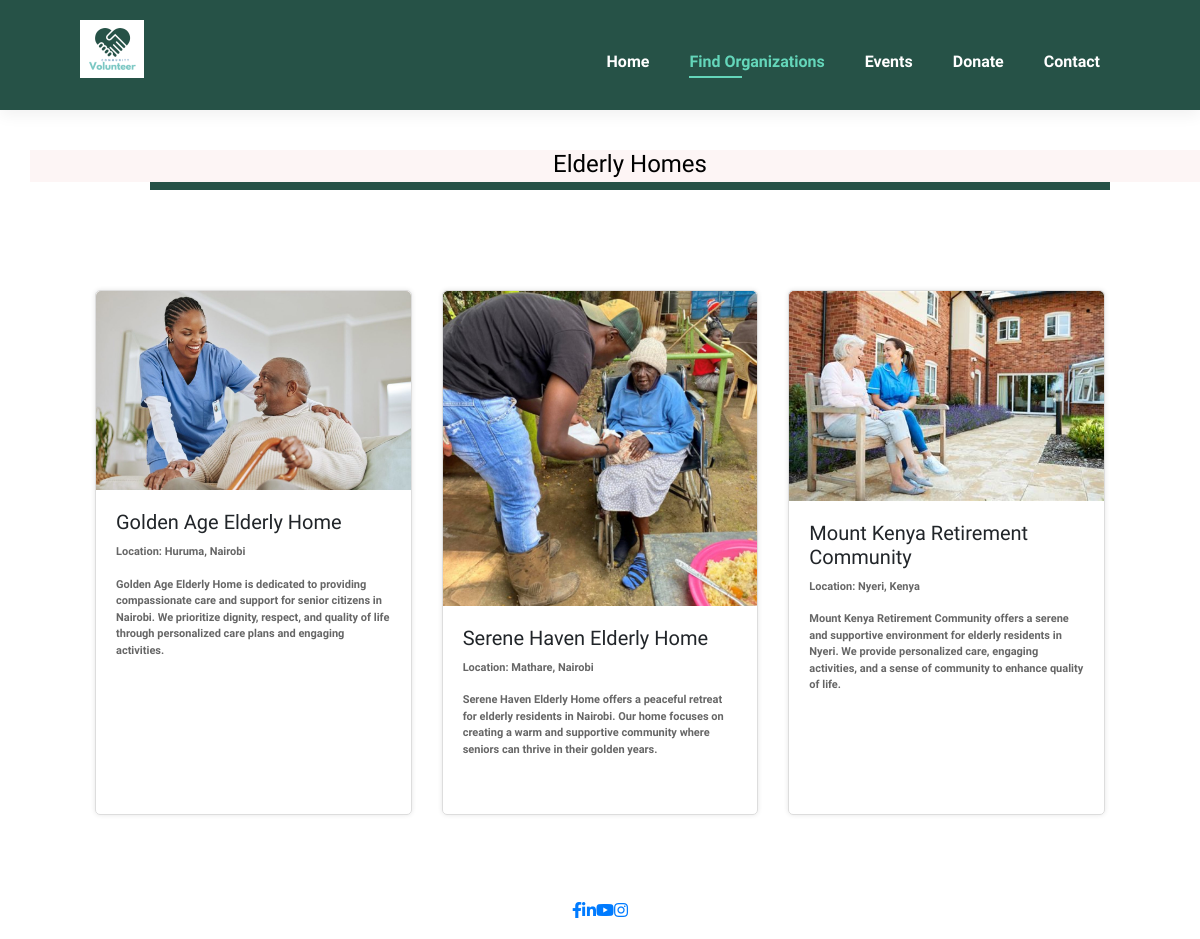
The page /organization-type/Elderly Homes/ on the database its author committed.
### app/models.py (models this page shows, shortened)
class Organization(models.Model):
    ORGANIZATION_TYPES = [
        ('Elderly Homes', 'Elderly Homes'),
        ('Hospitals & Clinics', 'Hospitals & Clinics'),
        ('Children Homes', 'Children Homes'),
    ]
    name = models.CharField(max_length=100)
    description = models.TextField()
    location = models.CharField(max_length=100)
    image = models.ImageField(upload_to='organization_images/')
    type = models.CharField(max_length=25, choices=ORGANIZATION_TYPES)

### app/views.py (the view)
# urls.py: path('organization-type/<str:organization_type>/', views.organization_type, name='organization_type'),
def organization_type(request, organization_type):
    organizations = Organization.objects.filter(type=organization_type)
    context = {'organizations': organizations, 'organization_type': organization_type}
    return render(request, 'organizationtype.html', context)

### app/templates/organizationtype.html (shortened to what this page needs)
{% load static %}
<!DOCTYPE html>
<html lang="en">
<head>
    <link rel="stylesheet" href="https://cdnjs.cloudflare.com/ajax/libs/font-awesome/5.15.4/css/all.min.css" />
    <link rel="stylesheet" href="{% static 'css/home.css' %}">
    <link rel="stylesheet" href="https://stackpath.bootstrapcdn.com/bootstrap/4.5.2/css/bootstrap.min.css">
</head>
<body>
    <section id="header">
        <a href="{% url 'home' %}"><img src="{% static 'img/logo-h.png' %}" class="logo" alt=""></a>
        <div>
            <ul id="navbar">
                <li><a href="{% url 'home' %}">Home</a></li>
                <li><a class="active" href="{% url 'opportunityvolunteer' %}">Find Organizations</a></li>
                <li><a href="{% url 'events' %}">Events</a></li>
                <li><a href="{% url 'donations' %}">Donate</a></li>
                <li><a href="{% url 'contact' %}">Contact</a></li>
            </ul>
        </div>
    </section>
    <section id="banner" class="section-m1">
        <div class="banner-content">
            <h4 style="color: black; background-color: rgb(253, 245, 245); height: 45px; text-align: center; width: 1200px">
                {{ organization_type }}
            </h4>
        </div>
    </section>
    <section id="organizations" class="section-p1">
        <div class="container">
            <div class="row">
                {% for organization in organizations %}
                <div class="col-lg-4 col-md-6 mb-4">
                    <div class="pro">
                        <img src="{{ organization.image.url }}" alt="{{ organization.name }}">
                        <div class="desc">
                            <h5>{{ organization.name }}</h5>
                            <p>Location: {{ organization.location }}</p>
                            <p>{{ organization.description }}</p>
                        </div>
                    </div>
                </div>
                {% endfor %}
            </div>
        </div>
    </section>
    <section id="footer">
        <div>
            <ul id="navbar">
                <a href="#" aria-label="Facebook"><i class="fab fa-facebook-f"></i></a>
                <a href="#" aria-label="LinkedIn"><i class="fab fa-linkedin-in"></i></a>
                <a href="#" aria-label="YouTube"><i class="fab fa-youtube"></i></a>
                <a href="#" aria-label="Instagram"><i class="fab fa-instagram"></i></a>
            </ul>
        </div>
    </section>
</body>
</html>

### app/static/css/home.css (style rules this page uses)
* { margin: 0; padding: 0; box-sizing: border-box; font-family: "Spartan", sans-serif; }
html { scroll-behavior: smooth; }
h4 { font-size: 16px; color: #222; }
p { font-size: 11px; color: #465b52; margin: 15px 0 20px 0; }
.section-p1 { padding: 40px 80px; }
.section-m1 { margin: 40px 0; }
body { width: 100%; }
#header { display: flex; align-content: center; justify-content: space-between; padding: 20px 80px; background-color: #265247; box-shadow: 0 5px 15px rgb(0, 0, 0, 0.06); z-index: 999; position: sticky; top: 0; left: 0; }
#navbar { display: flex; align-items: center; justify-content: center; }
#navbar li { list-style: none; margin-top: 30px; padding: 0 20px; position: relative; }
#navbar li a { text-decoration: none; font-size: 16px; font-weight: 600; color: white; transition: 0.3s ease; }
#navbar li a:hover, #navbar li a.active { color: #64d6ba; }
#navbar li a.active::after, #navbar li a:hover::after { content: ""; width: 30%; height: 2px; background-color: #64d6ba; position: absolute; bottom: -4px; left: 20px; }
#product1 h2, p { color: #34695c; }
#banner .banner-content { display: flex; flex-direction: column; justify-content: center; align-items: center; text-align: center; background-color:#265247; opacity: 1.0; height: 40px; width: 80%; margin-left: 150px; background-size: cover; }
#banner .banner-content h4 { color: white; }
body { font-family: Arial, sans-serif; margin: 0; padding: 0; background-color: #f0f0f0; }
.container { max-width: 800px; margin: 0 auto; padding: 20px; }

### app/templates/organizationtype.html (style rules this page uses)
.pro { margin-bottom: 20px; border: 1px solid #ddd; border-radius: 5px; box-shadow: 0 0 5px rgba(0,0,0,0.1); display: flex; flex-direction: column; height: 100%; }
.pro img { width: 100%; height: auto; border-top-left-radius: 5px; border-top-right-radius: 5px; flex-shrink: 0; }
.pro .desc { padding: 20px; flex-grow: 1; }
.pro h5 { font-size: 1.25rem; margin-bottom: 10px; }
.pro p { color: #666; }
.pro .desc p { font-weight: bold; }

### rows shown on the page
Organization: image (picture), name "Golden Age Elderly Home", location "Huruma, Nairobi", description "Golden Age Elderly Home is dedicated to providing compassionate care and support for senior citizens in Nairobi. We prioritize dignity, respect, and quality of life through personalized care plans and engaging activities."
Organization: image (picture), name "Serene Haven Elderly Home", location "Mathare, Nairobi", description "Serene Haven Elderly Home offers a peaceful retreat for elderly residents in Nairobi. Our home focuses on creating a warm and supportive community where seniors can thrive in their golden years."
Organization: image (picture), name "Mount Kenya Retirement Community", location "Nyeri, Kenya", description "Mount Kenya Retirement Community offers a serene and supportive environment for elderly residents in Nyeri. We provide personalized care, engaging activities, and a sense of community to enhance quality of life."

### other values the page prints
{{ organization_type }} "Elderly Homes"
